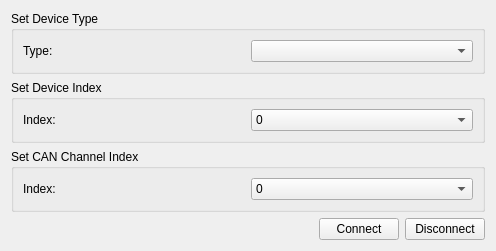
<?xml version="1.0" encoding="UTF-8"?>
<ui version="4.0">
 <class>LDbcSettingsWidget</class>
 <widget class="QWidget" name="LDbcSettingsWidget">
  <property name="geometry">
   <rect>
    <x>0</x>
    <y>0</y>
    <width>496</width>
    <height>223</height>
   </rect>
  </property>
  <property name="windowTitle">
   <string>Form</string>
  </property>
  <layout class="QVBoxLayout" name="verticalLayout">
   <item>
    <widget class="QGroupBox" name="parametersBox_3">
     <property name="title">
      <string>Set Device Type</string>
     </property>
     <layout class="QGridLayout" name="gridLayout_4">
      <item row="0" column="0">
       <widget class="QLabel" name="baudRateLabel_2">
        <property name="text">
         <string>Type:</string>
        </property>
       </widget>
      </item>
      <item row="0" column="1">
       <widget class="QComboBox" name="devTypeBox">
        <property name="currentText">
         <string/>
        </property>
        <property name="currentIndex">
         <number>-1</number>
        </property>
       </widget>
      </item>
     </layout>
    </widget>
   </item>
   <item>
    <widget class="QGroupBox" name="parametersBox">
     <property name="title">
      <string>Set Device Index</string>
     </property>
     <layout class="QGridLayout" name="gridLayout_2">
      <item row="0" column="0">
       <widget class="QLabel" name="baudRateLabel">
        <property name="text">
         <string>Index:</string>
        </property>
       </widget>
      </item>
      <item row="0" column="1">
       <widget class="QComboBox" name="devIndexBox">
        <property name="currentText">
         <string>0</string>
        </property>
        <property name="currentIndex">
         <number>0</number>
        </property>
        <item>
         <property name="text">
          <string>0</string>
         </property>
        </item>
        <item>
         <property name="text">
          <string>1</string>
         </property>
        </item>
        <item>
         <property name="text">
          <string>2</string>
         </property>
        </item>
        <item>
         <property name="text">
          <string>3</string>
         </property>
        </item>
        <item>
         <property name="text">
          <string>4</string>
         </property>
        </item>
        <item>
         <property name="text">
          <string>5</string>
         </property>
        </item>
        <item>
         <property name="text">
          <string>6</string>
         </property>
        </item>
       </widget>
      </item>
     </layout>
    </widget>
   </item>
   <item>
    <widget class="QGroupBox" name="parametersBox_2">
     <property name="title">
      <string>Set CAN Channel Index</string>
     </property>
     <layout class="QGridLayout" name="gridLayout_3">
      <item row="0" column="0">
       <widget class="QLabel" name="Label_2">
        <property name="text">
         <string>Index:</string>
        </property>
       </widget>
      </item>
      <item row="0" column="1">
       <widget class="QComboBox" name="channelIndexBox">
        <property name="currentText">
         <string>0</string>
        </property>
        <property name="currentIndex">
         <number>0</number>
        </property>
        <item>
         <property name="text">
          <string>0</string>
         </property>
        </item>
        <item>
         <property name="text">
          <string>1</string>
         </property>
        </item>
       </widget>
      </item>
     </layout>
    </widget>
   </item>
   <item>
    <spacer name="verticalSpacer">
     <property name="orientation">
      <enum>Qt::Vertical</enum>
     </property>
     <property name="sizeHint" stdset="0">
      <size>
       <width>20</width>
       <height>0</height>
      </size>
     </property>
    </spacer>
   </item>
   <item>
    <layout class="QHBoxLayout" name="horizontalLayout">
     <item>
      <spacer name="horizontalSpacer">
       <property name="orientation">
        <enum>Qt::Horizontal</enum>
       </property>
       <property name="sizeHint" stdset="0">
        <size>
         <width>96</width>
         <height>20</height>
        </size>
       </property>
      </spacer>
     </item>
     <item>
      <widget class="QPushButton" name="buttonConnect">
       <property name="text">
        <string>Connect</string>
       </property>
      </widget>
     </item>
     <item>
      <widget class="QPushButton" name="buttonDisconnect">
       <property name="text">
        <string>Disconnect</string>
       </property>
      </widget>
     </item>
    </layout>
   </item>
  </layout>
 </widget>
 <resources/>
 <connections/>
</ui>
